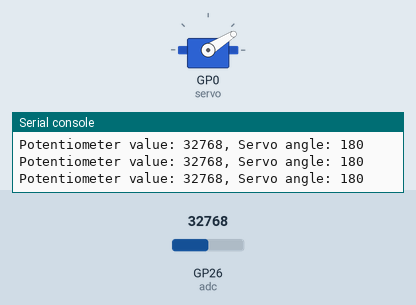
A program run on a simulated Raspberry Pi Pico running MicroPython. Parts: servo, the last lines printed to the serial console. Inputs (shaded band) come from the test bench; at power-on: GP26 (adc) = 32768 (analog values on the 0–65535 scale).

Above: at 1.2 s.
1.3 s: GP26 (adc) set to 45874
At 2.5 s:
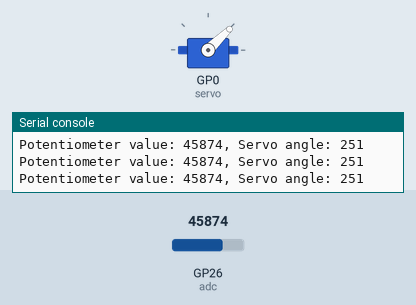
2.8 s: GP26 (adc) set to 65535
At 4.0 s:
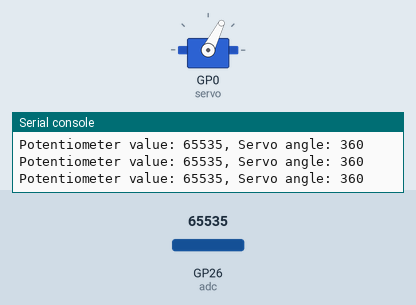
4.3 s: GP26 (adc) set to 19660
At 5.6 s:
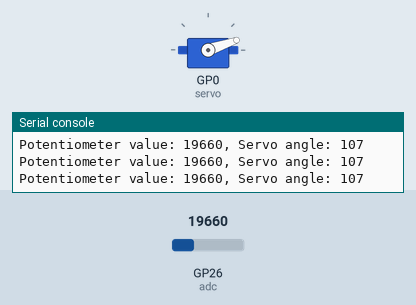
Timing chart, 0 to 7.3 s (numbered marks = the images above; inputs shaded):
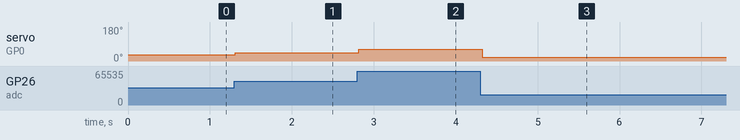

The program:

potentiometer_control_servo.py
```python
import machine
import time
import utime
from servo import Servo

# Create an ADC object with ADC0 channel
adc = machine.ADC(machine.Pin(26))

# Create a servo object
servo = Servo(0)  # Servo pin is connected to GP0

def servo_Map(x, in_min, in_max, out_min, out_max):
    return (x - in_min) * (out_max - out_min) / (in_max - in_min) + out_min

# Main loop
while True:
    # Read the ADC value from the potentiometer
    pot_value = adc.read_u16()

    # Map the potentiometer value to the servo angle range
    angle = int(servo_Map(pot_value, 0, 65535, 0, 360))

    # Set the servo angle
    servo.goto(angle)

    # Print the potentiometer value and corresponding servo angle
    print("Potentiometer value: {}, Servo angle: {}".format(pot_value, angle))

    # Delay for a short period of time
    utime.sleep(0.1)  # Adjust the delay time as needed
```

Measured:
- after the input at 1.3 s, servo on GP0 (servo): 32° → 44° at once
- after the input at 2.8 s, servo on GP0 (servo): 44° → 63° at once
- after the input at 4.3 s, servo on GP0 (servo): 63° → 19° at once
